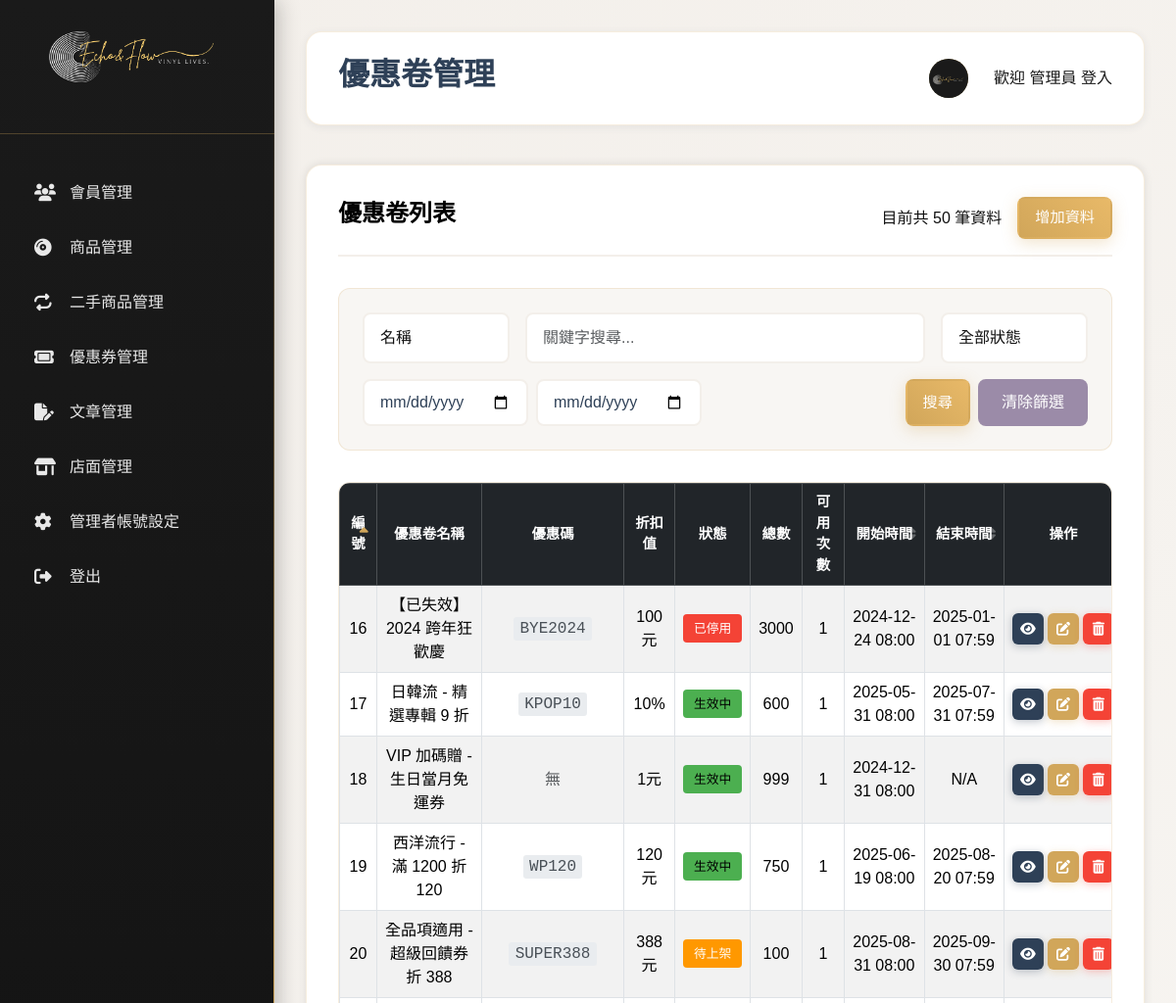
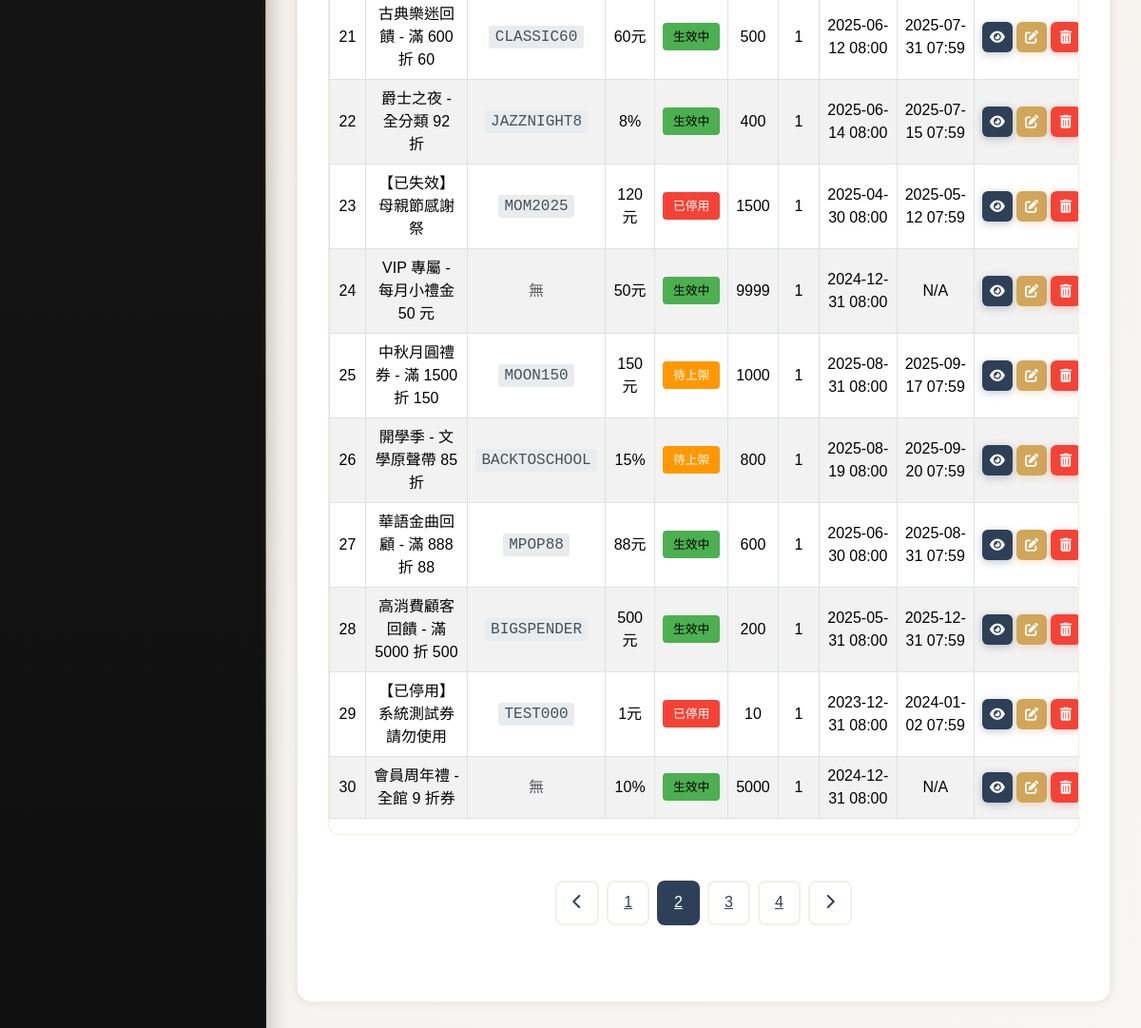
Screenshot of /coupon/index.php?qType=name&page=2&sort_by=id&sort_order=asc with the database file from the repository (2 pictures, top to bottom).
### tables this page shows
CREATE TABLE `coupon_rules` (
  `id` int(11) NOT NULL,
  `coupon_id` int(11) NOT NULL COMMENT '關聯優惠券',
  `min_spend` int(11) DEFAULT NULL COMMENT '最低消費門檻 (分 / 或整數的元)',
  `discount_type` varchar(20) DEFAULT NULL COMMENT 'fixed(固定金額) | percent(百分比)',
  `discount_value` int(11) DEFAULT NULL COMMENT '折扣金額(元/分)或百分比(例:90代表9折)',
  `max_discount_amount` int(11) DEFAULT NULL COMMENT '百分比折扣的最高折抵金額上限 (分 / 或整數的元)',
  `free_shipping` tinyint(1) DEFAULT 0 COMMENT '是否免運費',
  `is_valid` tinyint(1) NOT NULL DEFAULT 1 COMMENT '軟刪除標記 (1:有效, 0:已刪除)'
);

CREATE TABLE `coupons` (
  `id` int(11) NOT NULL COMMENT '優惠券ID',
  `name` varchar(255) NOT NULL COMMENT '優惠券名稱',
  `code` varchar(50) DEFAULT NULL COMMENT '使用者輸入的優惠碼，可選',
  `content` text DEFAULT NULL COMMENT '優惠券說明',
  `start_at` timestamp NULL DEFAULT NULL COMMENT '開始時間',
  `end_at` timestamp NULL DEFAULT NULL COMMENT '結束時間',
  `status` varchar(20) NOT NULL DEFAULT 'pending' COMMENT '狀態：active(生效中) | inactive(已停用) | pending(待上架)',
  `total_quantity` int(11) NOT NULL DEFAULT 1 COMMENT '此種優惠券的總發放「張數」',
  `per_user_limit` int(11) NOT NULL DEFAULT 1 COMMENT '每位用戶可領取此種券的「張數」上限',
  `uses_per_instance` int(11) NOT NULL DEFAULT 1 COMMENT '【核心】每張領取的券(實例)可使用的總次數',
  `is_valid` tinyint(1) NOT NULL DEFAULT 1 COMMENT '軟刪除標記 (1:有效, 0:已刪除)',
  `created_at` timestamp NOT NULL DEFAULT current_timestamp() COMMENT '建立時間',
  `updated_at` timestamp NOT NULL DEFAULT current_timestamp() ON UPDATE current_timestamp() COMMENT '更新時間'
);

### coupon/couponMaps.php (called while the page is built, shortened)
<?php
$statusMap = [
    'pending' => '待上架',
    'active' => '生效中',
    'inactive' => '已停用'
];
?>

### coupon/index.php (the view, shortened to what this page needs)
<?php
require_once "../components/connect.php";
require_once "./couponMaps.php";
include "../template_top.php";
include "../template_main.php";
$perPage = 15;
$page = isset($_GET["page"]) ? max(1, (int) $_GET["page"]) : 1;
$pageStart = ($page - 1) * $perPage;
$filters = [
    'status_filter' => $_GET['status_filter'] ?? '',
    'search' => $_GET['search'] ?? '',
    'qType' => $_GET['qType'] ?? 'name',
    'date_start' => $_GET['date_start'] ?? '',
    'date_end' => $_GET['date_end'] ?? ''
];
$valid_columns = ['id', 'start_at', 'end_at'];
$sort_by = in_array($_GET['sort_by'] ?? '', $valid_columns) ? $_GET['sort_by'] : 'id';
$sort_order = (isset($_GET['sort_order']) && strtolower($_GET['sort_order']) === 'desc') ? 'desc' : 'asc';
$whereConditions = ["coupons.`is_valid` = 1"];
$bindings = [];
$whereClause = "WHERE " . implode(" AND ", $whereConditions);
try {
    $sqlAll = "SELECT COUNT(coupons.id) as total FROM `coupons` LEFT JOIN `coupon_rules` ON coupons.id = coupon_rules.coupon_id $whereClause";
    $stmtAll = $pdo->prepare($sqlAll);
    $stmtAll->execute($bindings);
    $totalCount = $stmtAll->fetch(PDO::FETCH_ASSOC)['total'] ?? 0;
    $sql = "SELECT coupons.*,
                   coupon_rules.discount_value,
                   coupon_rules.discount_type
            FROM `coupons`
            LEFT JOIN `coupon_rules` ON coupons.id = coupon_rules.coupon_id
            $whereClause
            ORDER BY coupons.{$sort_by} {$sort_order}
            LIMIT $perPage OFFSET $pageStart";
    $stmt = $pdo->prepare($sql);
    $stmt->execute($bindings);
    $rows = $stmt->fetchAll(PDO::FETCH_ASSOC);
} catch (PDOException $e) {
    die("資料庫查詢失敗: " . $e->getMessage());
}
$totalPage = ceil($totalCount / $perPage);
?>
<div class="content-section">
    <div class="section-header d-flex justify-content-between align-items-center">
        <h3 class="section-title">優惠卷列表</h3>
        <span class="ms-auto">目前共 <?= $totalCount ?> 筆資料</span>
        <a href="./add.php" class="btn btn-primary">增加資料</a>
    </div>
    <div class="controls-section">
        <div class="filter-group">
            <select name="qType" id="qTypeSelect" class="form-select">
                <option value="name" <?= ($filters['qType'] === 'name') ? 'selected' : '' ?>>名稱</option>
            </select>
        </div>
        <div class="search-box">
            <input type="text" name="search" class="form-control" placeholder="關鍵字搜尋..."
                value="<?= htmlspecialchars($filters['search']) ?>" id="searchText">
        </div>
        <div class="filter-group">
            <select name="status_filter" id="statusFilterSelect" class="form-select">
                <option value="">全部狀態</option>
            </select>
        </div>
        <div class="date-group">
            <input type="date" name="date_start" class="date-input"
                value="<?= htmlspecialchars($filters['date_start']) ?>" id="dateStartInput" title="開始日期">
            <input type="date" name="date_end" class="date-input" value="<?= htmlspecialchars($filters['date_end']) ?>"
                id="dateEndInput" title="結束日期">
        </div>
        <div class="form-actions controls-actions">
            <button id="btnCouponSearch" class="btn btn-primary">搜尋</button>
            <button type="button" class="clear-filters" onclick="window.location.href='index.php'">清除篩選</button>
        </div>
    </div>
    <div class="table-container table-responsive">
        <table class="table table-bordered table-striped align-middle">
            <thead class="table-dark">
                <tr>
                    <th class="sortable-header <?php if ($sort_by === 'id')
                        echo 'sort-' . $sort_order; ?>" data-sort="id">編號</th>
                    <th>優惠卷名稱</th>
                    <th>優惠碼</th>
                    <th>折扣值</th>
                    <th>狀態</th>
                    <th>總數</th>
                    <th>可用次數</th>
                    <th class="sortable-header <?php if ($sort_by === 'start_at')
                        echo 'sort-' . $sort_order; ?>" data-sort="start_at">開始時間</th>
                    <th class="sortable-header <?php if ($sort_by === 'end_at')
                        echo 'sort-' . $sort_order; ?>" data-sort="end_at">結束時間</th>
                    <th>操作</th>
                </tr>
            </thead>
            <tbody>
                <?php if (count($rows) > 0): ?>
                    <?php foreach ($rows as $index => $row): ?>
                        <tr>
                            <td><?= $index + 1 + ($page - 1) * $perPage ?></td>
                            <td><?= htmlspecialchars($row["name"]) ?></td>
                            <td>
                                <?php if (!empty($row["code"])): ?>
                                    <span class="coupon-code-badge"><?= htmlspecialchars($row["code"]) ?></span>
                                <?php else: ?>
                                    <span class="text-muted">無</span>
                                <?php endif; ?>
                            </td>
                            <td>
                                <?php
                                if ($row["discount_value"] !== null && $row["discount_value"] !== '') {
                                    echo htmlspecialchars($row["discount_value"]);
                                    if ($row["discount_type"] === 'percent') {
                                        echo '%';
                                    } elseif ($row["discount_type"] === 'fixed') {
                                        echo '元';
                                    }
                                } else {
                                    echo '<span class="text-muted">無</span>';
                                }
                                ?>
                            </td>
                            <td>
                                <span class="status-badge status-<?= htmlspecialchars(strtolower($row['status'])) ?>">
                                    <?= htmlspecialchars($statusMap[$row['status']] ?? '未知') ?>
                                </span>
                            </td>
                            <td><?= htmlspecialchars($row["total_quantity"]) ?></td>
                            <td><?= htmlspecialchars($row["uses_per_instance"]) ?></td>
                            <td><?= htmlspecialchars($row["start_at"] ? date("Y-m-d H:i", strtotime($row["start_at"])) : 'N/A') ?>
                            </td>
                            <td><?= htmlspecialchars($row["end_at"] ? date("Y-m-d H:i", strtotime($row["end_at"])) : 'N/A') ?>
                            </td>
                            <td class="text-center">
                                <div class="action-buttons">
                                    <a class="btn btn-sm btn-info btn-icon-absolute"
                                        href="./coupon_details_page.php?id=<?= $row["id"] ?>" title="詳細">
                                        <i class="fas fa-fw fa-eye"></i>
                                    </a>
                                    <a class="btn btn-sm btn-warning btn-icon-absolute" href="./update.php?id=<?= $row["id"] ?>"
                                        title="修改">
                                        <i class="fas fa-fw fa-edit"></i>
                                    </a>
                                    <button class="btn btn-sm btn-danger btn-del btn-icon-absolute" data-id="<?= $row["id"] ?>"
                                        title="刪除">
                                        <i class="fas fa-fw fa-trash-alt"></i>
                                    </button>
                                </div>
                            </td>
                        </tr>
                    <?php endforeach; ?>
                <?php else: ?>
                    <tr>
                        <td colspan="11" class="text-center">目前無資料</td>
                    </tr>
                <?php endif; ?>
            </tbody>
        </table>
    </div>
    <?php if ($totalPage > 0): ?>
        <div class="pagination"> <?php if ($page > 1):
            $prevLinkParams = array_filter($filters);
            $prevLinkParams['page'] = $page - 1;
            $prevLinkParams['sort_by'] = $sort_by;
            $prevLinkParams['sort_order'] = $sort_order;
            ?>
                <a href="?<?= http_build_query($prevLinkParams) ?>" class="pagination-btn"><i
                        class="fas fa-chevron-left"></i></a>
            <?php else: ?>
                <button class="pagination-btn" disabled><i class="fas fa-chevron-left"></i></button>
            <?php endif; ?>
            <?php for ($i = 1; $i <= $totalPage; $i++):
                $pageLinkParams = array_filter($filters);
                $pageLinkParams['page'] = $i;
                $pageLinkParams['sort_by'] = $sort_by;
                $pageLinkParams['sort_order'] = $sort_order;
                ?>
                <a href="?<?= http_build_query($pageLinkParams) ?>"
                    class="pagination-btn <?= ($page == $i) ? "active" : "" ?>"><?= $i ?></a>
            <?php endfor; ?>
            <?php if ($page < $totalPage):
                $nextLinkParams = array_filter($filters);
                $nextLinkParams['page'] = $page + 1;
                $nextLinkParams['sort_by'] = $sort_by;
                $nextLinkParams['sort_order'] = $sort_order;
                ?>
                <a href="?<?= http_build_query($nextLinkParams) ?>" class="pagination-btn"><i
                        class="fas fa-chevron-right"></i></a>
            <?php else: ?>
                <button class="pagination-btn" disabled><i class="fas fa-chevron-right"></i></button>
            <?php endif; ?>
        </div>
    <?php endif; ?>
</div>
<?php
include "../template_btm.php";
?>

### coupon/coupon.css (style rules this page uses)
.controls-actions { margin-top: 0; flex-grow: 1; display: flex; justify-content: flex-end; gap: 0.5rem; }
.date-group { display: flex; gap: 0.5rem; flex-wrap: wrap; }
.date-group .date-input { flex-grow: 1; flex-basis: 150px; }
.date-input { padding: 0.75rem 1rem; border: 2px solid var(--beige-mist); border-radius: 8px; font-family: inherit; background: var(--white); transition: all 0.3s ease; line-height: normal; color: var(--retro-indigo); }
.status-badge { padding: 0.4em 0.8em; border-radius: var(--bs-border-radius-sm, 0.25rem); font-size: 0.8rem; font-weight: 500; color: var(--white); text-align: center; display: inline-block; min-width: 60px; }
.status-badge.status-active { background-color: var(--success-color, #28a745); color: black; }
.status-badge.status-pending { background-color: var(--warning-color, #ffc107); }
.status-badge.status-inactive { background-color: var(--error-color, #f44336); }
.coupon-code-badge { font-family: monospace; background-color: var(--bs-gray-200, #e9ecef); padding: 0.2em 0.4em; border-radius: 0.2rem; color: var(--bs-gray-700, #495057); font-size: 1em; }
.action-buttons .btn.btn-icon-absolute { position: relative; width: 32px; height: 32px; padding: 0; box-sizing: border-box; }
.action-buttons .btn.btn-icon-absolute i { position: absolute; top: 50%; left: 50%; transform: translate(-50%, -50%); margin: 0; line-height: 1; font-size: 14px; }

### rows the page displays
coupon_rules: perPage "16", coupon.name "【已失效】2024 跨年狂歡慶", coupon.code "BYE2024", discount_value "100", discount_type "元", coupon.status "已停用", coupon.total_quantity "3000", coupon.uses_per_instance "1", coupon.start_at "2024-12-24 08:00", coupon.end_at "2025-01-01 07:59"
coupon_rules: perPage "17", coupon.name "日韓流 - 精選專輯 9 折", coupon.code "KPOP10", discount_value "10", coupon.status "生效中", coupon.total_quantity "600", coupon.uses_per_instance "1", coupon.start_at "2025-05-31 08:00", coupon.end_at "2025-07-31 07:59"
coupon_rules: perPage "18", coupon.name "VIP 加碼贈 - 生日當月免運券", shows "無", discount_value "1", discount_type "元", coupon.status "生效中", coupon.total_quantity "999", coupon.uses_per_instance "1", coupon.start_at "2024-12-31 08:00", coupon.end_at "N/A"
coupon_rules: perPage "19", coupon.name "西洋流行 - 滿 1200 折 120", coupon.code "WP120", discount_value "120", discount_type "元", coupon.status "生效中", coupon.total_quantity "750", coupon.uses_per_instance "1", coupon.start_at "2025-06-19 08:00", coupon.end_at "2025-08-20 07:59"
coupon_rules: perPage "20", coupon.name "全品項適用 - 超級回饋券折 388", coupon.code "SUPER388", discount_value "388", discount_type "元", coupon.status "待上架", coupon.total_quantity "100", coupon.uses_per_instance "1", coupon.start_at "2025-08-31 08:00", coupon.end_at "2025-09-30 07:59"
coupon_rules: perPage "21", coupon.name "古典樂迷回饋 - 滿 600 折 60", coupon.code "CLASSIC60", discount_value "60", discount_type "元", coupon.status "生效中", coupon.total_quantity "500", coupon.uses_per_instance "1", coupon.start_at "2025-06-12 08:00", coupon.end_at "2025-07-31 07:59"
coupon_rules: perPage "22", coupon.name "爵士之夜 - 全分類 92 折", coupon.code "JAZZNIGHT8", discount_value "8", coupon.status "生效中", coupon.total_quantity "400", coupon.uses_per_instance "1", coupon.start_at "2025-06-14 08:00", coupon.end_at "2025-07-15 07:59"
coupon_rules: perPage "23", coupon.name "【已失效】母親節感謝祭", coupon.code "MOM2025", discount_value "120", discount_type "元", coupon.status "已停用", coupon.total_quantity "1500", coupon.uses_per_instance "1", coupon.start_at "2025-04-30 08:00", coupon.end_at "2025-05-12 07:59"
coupon_rules: perPage "24", coupon.name "VIP 專屬 - 每月小禮金 50 元", shows "無", discount_value "50", discount_type "元", coupon.status "生效中", coupon.total_quantity "9999", coupon.uses_per_instance "1", coupon.start_at "2024-12-31 08:00", coupon.end_at "N/A"
coupon_rules: perPage "25", coupon.name "中秋月圓禮券 - 滿 1500 折 150", coupon.code "MOON150", discount_value "150", discount_type "元", coupon.status "待上架", coupon.total_quantity "1000", coupon.uses_per_instance "1", coupon.start_at "2025-08-31 08:00", coupon.end_at "2025-09-17 07:59"
coupon_rules: perPage "26", coupon.name "開學季 - 文學原聲帶 85 折", coupon.code "BACKTOSCHOOL", discount_value "15", coupon.status "待上架", coupon.total_quantity "800", coupon.uses_per_instance "1", coupon.start_at "2025-08-19 08:00", coupon.end_at "2025-09-20 07:59"
coupon_rules: perPage "27", coupon.name "華語金曲回顧 - 滿 888 折 88", coupon.code "MPOP88", discount_value "88", discount_type "元", coupon.status "生效中", coupon.total_quantity "600", coupon.uses_per_instance "1", coupon.start_at "2025-06-30 08:00", coupon.end_at "2025-08-31 07:59"
coupon_rules: perPage "28", coupon.name "高消費顧客回饋 - 滿 5000 折 500", coupon.code "BIGSPENDER", discount_value "500", discount_type "元", coupon.status "生效中", coupon.total_quantity "200", coupon.uses_per_instance "1", coupon.start_at "2025-05-31 08:00", coupon.end_at "2025-12-31 07:59"
coupon_rules: perPage "29", coupon.name "【已停用】系統測試券請勿使用", coupon.code "TEST000", discount_value "1", discount_type "元", coupon.status "已停用", coupon.total_quantity "10", coupon.uses_per_instance "1", coupon.start_at "2023-12-31 08:00", coupon.end_at "2024-01-02 07:59"
coupon_rules: perPage "30", coupon.name "會員周年禮 - 全館 9 折券", shows "無", discount_value "10", coupon.status "生效中", coupon.total_quantity "5000", coupon.uses_per_instance "1", coupon.start_at "2024-12-31 08:00", coupon.end_at "N/A"

### other values shown
$item['label'] "會員管理"
$item['label'] "商品管理"
$item['label'] "二手商品管理"
$item['label'] "優惠券管理"
$item['label'] "文章管理"
$item['label'] "店面管理"
$item['label'] "管理者帳號設定"
$item['label'] "登出"
$pageTitle "優惠卷管理"
$totalCount "50"
